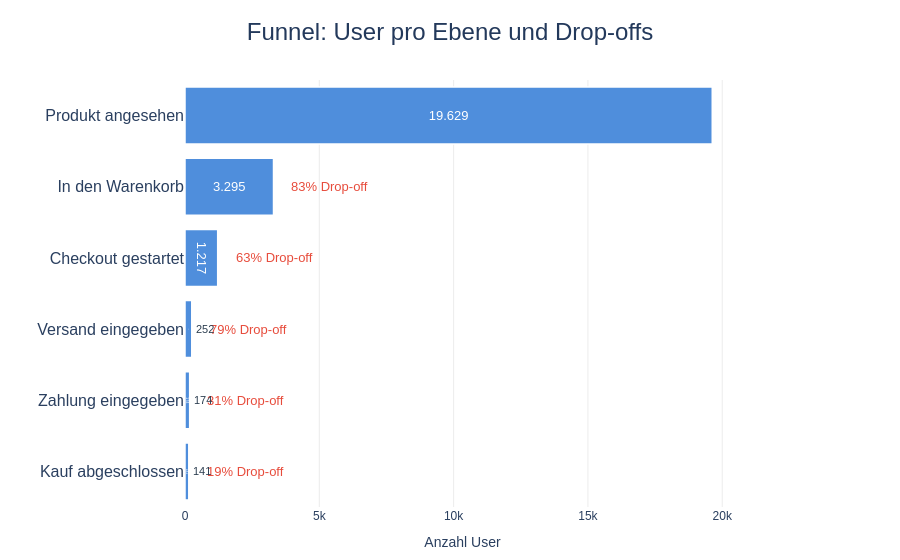

Here is the notebook cell this chart was saved with:
### Code cell
import pandas as pd
import plotly.graph_objects as go

df_plot = df_dropoff.copy()
df_plot["label"] = df_plot["step"].map(label_map)
x_max = df_plot["users"].max()


def de_int(x):
    return f"{int(x):,}".replace(",", ".")

fig1 = go.Figure()

# Einheitliche Grundfarbe für Ruhe im Chart
bar_color = "#4F8EDC"

fig1.add_trace(go.Bar(
    y=df_plot["label"][::-1],
    x=df_plot["users"][::-1],
    orientation="h",
    marker=dict(
        color=bar_color,
        line=dict(color="white", width=1.5)
    ),
    text=[de_int(u) for u in df_plot["users"][::-1]],
    textposition="inside",
    insidetextanchor="middle",
    textfont=dict(color="white", size=13),
    cliponaxis=False,
    hovertemplate="<b>%{y}</b><br>User: %{x:,.0f}<extra></extra>",
    showlegend=False,
))

# Annotationen für Drop-offs
x_max = df_plot["users"].max()
x_offset = x_max * 0.02

for _, row in df_plot.iterrows():
    if pd.isna(row["dropoff_users"]) or pd.isna(row["step_conversion_pct"]):
        continue

    drop_pct = 100 - float(row["step_conversion_pct"])

    text = f"{drop_pct:.0f}% Drop-off"
    color = "#E74C3C"

    # 👉 Dynamischer Abstand
    offset = max(x_max * 0.03, 300)

    fig1.add_annotation(
        x=row["users"] + offset,
        y=row["label"],
        text=text,
        showarrow=False,
        xanchor="left",
        yanchor="middle",
        font=dict(size=13, color=color),
    )

for _, row in df_plot.iterrows():
    if row["users"] < x_max * 0.06:
        fig1.add_annotation(
            x=row["users"] + x_offset * 0.2,
            y=row["label"],
            text=de_int(row["users"]),
            showarrow=False,
            xanchor="left",
            yanchor="middle",
            font=dict(size=11, color="#2C3E50"),
        )

fig1.update_layout(
    title=dict(
        text="Funnel: User pro Ebene und Drop-offs",
        x=0.5,
        xanchor="center",
        font=dict(size=24, color="#23395B")
    ),
    height=560,
    paper_bgcolor="white",
    plot_bgcolor="white",
    margin=dict(l=40, r=160, t=80, b=50),
    bargap=0.20,
    xaxis=dict(
        title="Anzahl User",
        showgrid=True,
        gridcolor="rgba(0,0,0,0.08)",
        zeroline=False,
        tickformat="~s"
    ),
    yaxis=dict(
        title="",
        tickfont=dict(size=16, color="#2A3F5F"),
        automargin=True
    ),
    font=dict(family="Arial, sans-serif", color="#2A3F5F")
)

fig1.show()

df_conv = df_plot[df_plot['step_conversion_pct'].notna() & (df_plot['step_conversion_pct'].astype(str) != '<NA>')].copy()
df_conv['step_conversion_pct'] = df_conv['step_conversion_pct'].astype(float)
conv_colors = [conv_color(v) for v in df_conv['step_conversion_pct']]

fig2 = go.Figure()

fig2.add_trace(go.Bar(
    y=df_conv['label'][::-1],
    x=df_conv['step_conversion_pct'][::-1],
    orientation='h',
    marker_color=conv_colors[::-1],
    text=[f"{v:.1f}%" for v in df_conv['step_conversion_pct'][::-1]],
    textposition='outside',
    textfont=dict(size=11),
    name='Conversion',
    showlegend=False,
))

fig2.add_vline(x=50, line_dash='dot', line_color='#e74c3c', opacity=0.5)
fig2.add_vline(x=75, line_dash='dot', line_color='#f39c12', opacity=0.5)


for x_pos, color, label in [
    (0.2, '#e74c3c', '< 50%'),
    (0.5, '#f39c12', '< 75%'),
    (0.8, '#27ae60', '>= 75%'),
]:
    fig2.add_annotation(
        x=x_pos, y=-0.15, xref='paper', yref='paper',
        text=label, showarrow=False,
        font=dict(size=12, color=color), xanchor='center',
    )

fig2.update_layout(
    title=dict(text='Step-Conversion Rate (%)', x=0.5, font=dict(size=18)),
    height=450, plot_bgcolor='white', paper_bgcolor='white',
    xaxis=dict(range=[0, 110], showgrid=True, gridcolor='#eeeeee'),
    margin=dict(l=20, r=20, t=60, b=60),
)

fig2.write_image("../figures/funnel_conversion.png", scale=2)
fig2.show(renderer='svg')

### Figure 1 — Plotly figure (JSON) as saved in the notebook; plotly's stock layout.template omitted (floating-point values rounded to 4 significant figures)
{"data": [{"cliponaxis": false, "hovertemplate": "<b>%{y}</b><br>User: %{x:,.0f}<extra></extra>", "insidetextanchor": "middle", "marker": {"color": "#4F8EDC", "line": {"color": "white", "width": 1.5}}, "orientation": "h", "showlegend": false, "text": ["141", "174", "252", "1.217", "3.295", "19.629"], "textfont": {"color": "white", "size": 13}, "textposition": "inside", "type": "bar", "x": [141, 174, 252, 1217, 3295, 19629], "y": ["Kauf abgeschlossen", "Zahlung eingegeben", "Versand eingegeben", "Checkout gestartet", "In den Warenkorb", "Produkt angesehen"]}], "layout": {"annotations": [{"font": {"color": "#E74C3C", "size": 13}, "showarrow": false, "text": "83% Drop-off", "x": 3884.0, "xanchor": "left", "y": "In den Warenkorb", "yanchor": "middle"}, {"font": {"color": "#E74C3C", "size": 13}, "showarrow": false, "text": "63% Drop-off", "x": 1806.0, "xanchor": "left", "y": "Checkout gestartet", "yanchor": "middle"}, {"font": {"color": "#E74C3C", "size": 13}, "showarrow": false, "text": "79% Drop-off", "x": 840.9, "xanchor": "left", "y": "Versand eingegeben", "yanchor": "middle"}, {"font": {"color": "#E74C3C", "size": 13}, "showarrow": false, "text": "31% Drop-off", "x": 762.9, "xanchor": "left", "y": "Zahlung eingegeben", "yanchor": "middle"}, {"font": {"color": "#E74C3C", "size": 13}, "showarrow": false, "text": "19% Drop-off", "x": 729.9, "xanchor": "left", "y": "Kauf abgeschlossen", "yanchor": "middle"}, {"font": {"color": "#2C3E50", "size": 11}, "showarrow": false, "text": "252", "x": 330.5, "xanchor": "left", "y": "Versand eingegeben", "yanchor": "middle"}, {"font": {"color": "#2C3E50", "size": 11}, "showarrow": false, "text": "174", "x": 252.5, "xanchor": "left", "y": "Zahlung eingegeben", "yanchor": "middle"}, {"font": {"color": "#2C3E50", "size": 11}, "showarrow": false, "text": "141", "x": 219.5, "xanchor": "left", "y": "Kauf abgeschlossen", "yanchor": "middle"}], "bargap": 0.2, "font": {"color": "#2A3F5F", "family": "Arial, sans-serif"}, "height": 560, "margin": {"b": 50, "l": 40, "r": 160, "t": 80}, "paper_bgcolor": "white", "plot_bgcolor": "white", "title": {"font": {"color": "#23395B", "size": 24}, "text": "Funnel: User pro Ebene und Drop-offs", "x": 0.5, "xanchor": "center"}, "xaxis": {"gridcolor": "rgba(0,0,0,0.08)", "showgrid": true, "tickformat": "~s", "title": {"text": "Anzahl User"}, "zeroline": false}, "yaxis": {"automargin": true, "tickfont": {"color": "#2A3F5F", "size": 16}, "title": {"text": ""}}}}
